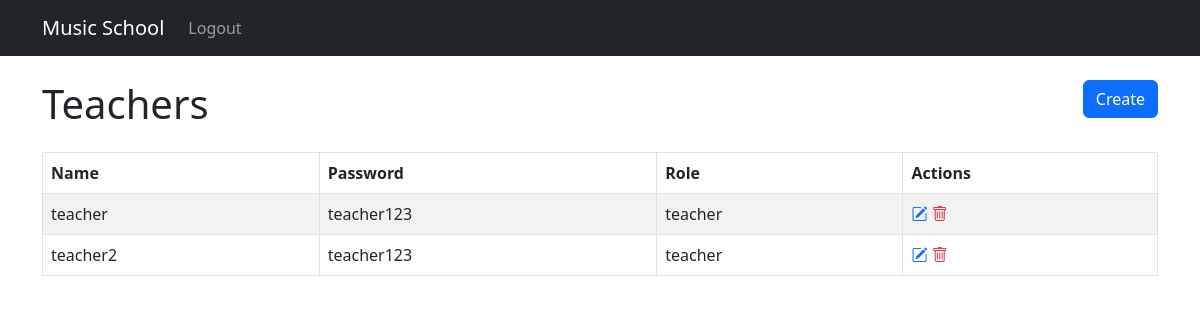
/admin_teachers (signed in), run on the app's committed database.
### tables this page shows
CREATE TABLE `user` (
            `id` INTEGER  PRIMARY KEY AUTOINCREMENT,
            `username` VARCHAR(255),
            `password` VARCHAR(255),
            `role` VARCHAR(50)
        );

### main.py (the view)
@app.route('/admin_teachers')
def admin_teachers():
    return templates_controller.admin_teachers(request, session)

### controllers/templates_controller.py (called while the page is built)
def admin_teachers(request, session):
    success = request.args.get('success')
    error = request.args.get('error')
    data = db.execute_query("select * from `user` where role='teacher'")
    if(not session.get("user")):
        return redirect(url_for('login_template', success=success, error="Please Login to continue"))
    return render_template('admin_teachers.html', success=success, error=error, data=data)

### utils/db.py (called while the page is built)
def execute_query(query):
    cursor = cnx.cursor()
    cursor.execute(query)
    result = cursor.fetchall()
    cnx.commit()
    cursor.close()
    return result

### templates/admin_teachers.html (shortened to what this page needs)
{% include 'header.html' %}
    {% include 'navbar.html' %}
    <div class="container mt-4">
        <div class="row">
            <div class="col">
                <div class="row mb-3">
                    <h1 class="col">Teachers</h1>
                    <div class="col text-end">
                        <a href="/admin_create_users?role=teacher" class="btn btn-primary">Create</a>
                    </div>
                </div>
                <table class="table table-striped table-bordered">
                <thead>
                    <tr>
                    <th>Name</th>
                    <th>Password</th>
                    <th>Role</th>
                    <th>Actions</th>
                    </tr>
                </thead>
                <tbody>
                    {% for d in data %}
                        <tr>
                            <td>{{d[1]}}</td>
                            <td>{{d[2]}}</td>
                            <td>{{d[3]}}</td>
                            <td>
                                <a href="/admin_edit_users?id={{d[0]}}">
                                    <i class="text-primary bi bi-pencil-square"></i>
                                </a>
                                <a href="/admin_delete_users_action?id={{d[0]}}&role={{d[3]}}">
                                    <i class="text-danger bi bi-trash"></i>
                                </a>
                            </td>
                        </tr>
                    {% endfor %}
                </tbody>
                </table>
            </div>
        </div>
    </div>
{% include 'footer.html' %}

### data on the page
user: username "teacher", password "teacher123", role "teacher"
user: username "teacher2", password "teacher123", role "teacher"
